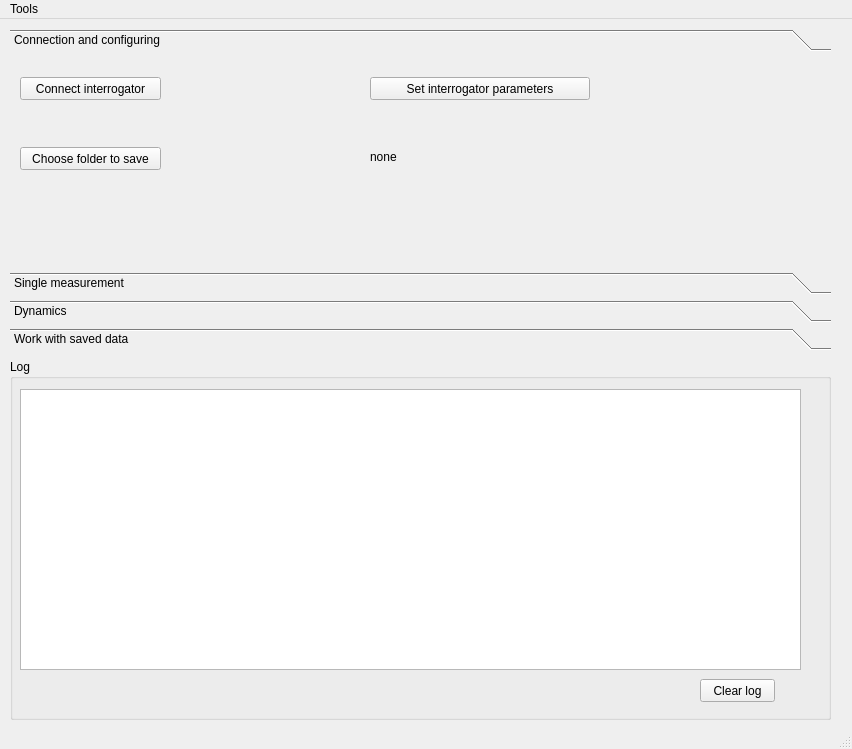
<?xml version="1.0" encoding="UTF-8"?>
<ui version="4.0">
 <class>MainWindow</class>
 <widget class="QMainWindow" name="MainWindow">
  <property name="geometry">
   <rect>
    <x>0</x>
    <y>0</y>
    <width>852</width>
    <height>749</height>
   </rect>
  </property>
  <property name="windowTitle">
   <string>Interrogator measurements</string>
  </property>
  <widget class="QWidget" name="centralwidget">
   <widget class="QToolBox" name="toolBoxfdsfs">
    <property name="geometry">
     <rect>
      <x>10</x>
      <y>10</y>
      <width>821</width>
      <height>321</height>
     </rect>
    </property>
    <property name="currentIndex">
     <number>0</number>
    </property>
    <widget class="QWidget" name="page">
     <property name="geometry">
      <rect>
       <x>0</x>
       <y>0</y>
       <width>821</width>
       <height>213</height>
      </rect>
     </property>
     <attribute name="label">
      <string>Connection and configuring</string>
     </attribute>
     <widget class="QPushButton" name="pushButton_connect">
      <property name="geometry">
       <rect>
        <x>10</x>
        <y>20</y>
        <width>141</width>
        <height>23</height>
       </rect>
      </property>
      <property name="text">
       <string>Connect interrogator</string>
      </property>
      <property name="checkable">
       <bool>true</bool>
      </property>
     </widget>
     <widget class="QPushButton" name="pushButton_set_it_parameters">
      <property name="geometry">
       <rect>
        <x>360</x>
        <y>20</y>
        <width>220</width>
        <height>23</height>
       </rect>
      </property>
      <property name="text">
       <string>Set interrogator parameters</string>
      </property>
     </widget>
     <widget class="QPushButton" name="pushButton_choose_folder_to_save">
      <property name="geometry">
       <rect>
        <x>10</x>
        <y>90</y>
        <width>141</width>
        <height>23</height>
       </rect>
      </property>
      <property name="text">
       <string>Choose folder to save</string>
      </property>
     </widget>
     <widget class="QLabel" name="label_folder_to_save">
      <property name="geometry">
       <rect>
        <x>360</x>
        <y>88</y>
        <width>391</width>
        <height>23</height>
       </rect>
      </property>
      <property name="text">
       <string>none</string>
      </property>
     </widget>
    </widget>
    <widget class="QWidget" name="page_2">
     <property name="geometry">
      <rect>
       <x>0</x>
       <y>0</y>
       <width>821</width>
       <height>213</height>
      </rect>
     </property>
     <attribute name="label">
      <string>Single measurement</string>
     </attribute>
     <widget class="QPushButton" name="pushButton_single_measurement">
      <property name="geometry">
       <rect>
        <x>10</x>
        <y>10</y>
        <width>131</width>
        <height>23</height>
       </rect>
      </property>
      <property name="text">
       <string>Single measurement</string>
      </property>
     </widget>
     <widget class="QPushButton" name="pushButton_save_single_spectrum">
      <property name="geometry">
       <rect>
        <x>10</x>
        <y>90</y>
        <width>131</width>
        <height>23</height>
       </rect>
      </property>
      <property name="text">
       <string>Save spectrum</string>
      </property>
     </widget>
     <widget class="QLabel" name="label_folder_to_save_4">
      <property name="geometry">
       <rect>
        <x>170</x>
        <y>92</y>
        <width>71</width>
        <height>23</height>
       </rect>
      </property>
      <property name="text">
       <string>File name:</string>
      </property>
     </widget>
     <widget class="QLabel" name="label_folder_to_save_5">
      <property name="geometry">
       <rect>
        <x>320</x>
        <y>92</y>
        <width>61</width>
        <height>23</height>
       </rect>
      </property>
      <property name="text">
       <string>.spectrum</string>
      </property>
     </widget>
     <widget class="QLineEdit" name="lineEdit_file_name_to_save_spectrum">
      <property name="geometry">
       <rect>
        <x>260</x>
        <y>94</y>
        <width>51</width>
        <height>20</height>
       </rect>
      </property>
      <property name="text">
       <string>1</string>
      </property>
      <property name="alignment">
       <set>Qt::AlignRight|Qt::AlignTrailing|Qt::AlignVCenter</set>
      </property>
     </widget>
     <widget class="QCheckBox" name="checkBox_plot_single_spectrum">
      <property name="geometry">
       <rect>
        <x>191</x>
        <y>14</y>
        <width>101</width>
        <height>17</height>
       </rect>
      </property>
      <property name="text">
       <string>plot spectrum</string>
      </property>
     </widget>
    </widget>
    <widget class="QWidget" name="recording">
     <property name="geometry">
      <rect>
       <x>0</x>
       <y>0</y>
       <width>821</width>
       <height>213</height>
      </rect>
     </property>
     <attribute name="label">
      <string>Dynamics</string>
     </attribute>
     <widget class="QPushButton" name="pushButton_start_recording">
      <property name="geometry">
       <rect>
        <x>10</x>
        <y>60</y>
        <width>221</width>
        <height>23</height>
       </rect>
      </property>
      <property name="text">
       <string>Start recording</string>
      </property>
     </widget>
     <widget class="QLineEdit" name="lineEdit_file_name">
      <property name="geometry">
       <rect>
        <x>370</x>
        <y>64</y>
        <width>181</width>
        <height>20</height>
       </rect>
      </property>
      <property name="text">
       <string>1</string>
      </property>
      <property name="alignment">
       <set>Qt::AlignRight|Qt::AlignTrailing|Qt::AlignVCenter</set>
      </property>
     </widget>
     <widget class="QLabel" name="label_folder_to_save_2">
      <property name="geometry">
       <rect>
        <x>300</x>
        <y>60</y>
        <width>61</width>
        <height>23</height>
       </rect>
      </property>
      <property name="text">
       <string>File name:</string>
      </property>
     </widget>
     <widget class="QLabel" name="label_folder_to_save_3">
      <property name="geometry">
       <rect>
        <x>570</x>
        <y>60</y>
        <width>51</width>
        <height>23</height>
       </rect>
      </property>
      <property name="text">
       <string>.fbgs</string>
      </property>
     </widget>
     <widget class="QPushButton" name="pushButton_set_recording_parameters">
      <property name="geometry">
       <rect>
        <x>10</x>
        <y>110</y>
        <width>220</width>
        <height>23</height>
       </rect>
      </property>
      <property name="text">
       <string>Set recording parameters</string>
      </property>
     </widget>
     <widget class="QPushButton" name="pushButton_plot_live_dynamics">
      <property name="geometry">
       <rect>
        <x>10</x>
        <y>10</y>
        <width>221</width>
        <height>23</height>
       </rect>
      </property>
      <property name="text">
       <string>Plot live dynamics</string>
      </property>
      <property name="checkable">
       <bool>true</bool>
      </property>
     </widget>
    </widget>
    <widget class="QWidget" name="page_3">
     <property name="geometry">
      <rect>
       <x>0</x>
       <y>0</y>
       <width>821</width>
       <height>213</height>
      </rect>
     </property>
     <attribute name="label">
      <string>Work with saved data</string>
     </attribute>
     <widget class="QPushButton" name="pushButton_choose_file_to_load">
      <property name="geometry">
       <rect>
        <x>10</x>
        <y>10</y>
        <width>131</width>
        <height>23</height>
       </rect>
      </property>
      <property name="text">
       <string>Choose file to load</string>
      </property>
     </widget>
     <widget class="QPushButton" name="pushButton_plot_from_file">
      <property name="geometry">
       <rect>
        <x>10</x>
        <y>50</y>
        <width>131</width>
        <height>23</height>
       </rect>
      </property>
      <property name="text">
       <string>Plot</string>
      </property>
     </widget>
     <widget class="QLabel" name="label_file_to_load">
      <property name="geometry">
       <rect>
        <x>170</x>
        <y>10</y>
        <width>211</width>
        <height>23</height>
       </rect>
      </property>
      <property name="text">
       <string>none</string>
      </property>
      <property name="alignment">
       <set>Qt::AlignRight|Qt::AlignTrailing|Qt::AlignVCenter</set>
      </property>
     </widget>
    </widget>
   </widget>
   <widget class="QGroupBox" name="groupBox">
    <property name="geometry">
     <rect>
      <x>10</x>
      <y>340</y>
      <width>821</width>
      <height>361</height>
     </rect>
    </property>
    <property name="title">
     <string>Log</string>
    </property>
    <widget class="QTextBrowser" name="LogField">
     <property name="geometry">
      <rect>
       <x>10</x>
       <y>30</y>
       <width>781</width>
       <height>281</height>
      </rect>
     </property>
     <property name="maximumSize">
      <size>
       <width>16777215</width>
       <height>300</height>
      </size>
     </property>
    </widget>
    <widget class="QPushButton" name="pushButton_clearLog">
     <property name="geometry">
      <rect>
       <x>690</x>
       <y>320</y>
       <width>75</width>
       <height>23</height>
      </rect>
     </property>
     <property name="text">
      <string>Clear log</string>
     </property>
    </widget>
   </widget>
  </widget>
  <widget class="QMenuBar" name="menubar">
   <property name="geometry">
    <rect>
     <x>0</x>
     <y>0</y>
     <width>852</width>
     <height>21</height>
    </rect>
   </property>
   <widget class="QMenu" name="menuTools">
    <property name="title">
     <string>Tools</string>
    </property>
    <addaction name="action_save_parameters"/>
    <addaction name="action_load_parameters"/>
    <addaction name="action_delete_all_figures"/>
   </widget>
   <addaction name="menuTools"/>
  </widget>
  <widget class="QStatusBar" name="statusbar"/>
  <action name="action_save_parameters">
   <property name="text">
    <string>Save parameters</string>
   </property>
   <property name="shortcut">
    <string>Ctrl+S</string>
   </property>
  </action>
  <action name="action_load_parameters">
   <property name="text">
    <string>Load parameters</string>
   </property>
   <property name="shortcut">
    <string>Ctrl+L</string>
   </property>
  </action>
  <action name="action_delete_all_figures">
   <property name="text">
    <string>Delete all figures</string>
   </property>
   <property name="shortcut">
    <string>Ctrl+D</string>
   </property>
  </action>
 </widget>
 <resources/>
 <connections/>
</ui>
